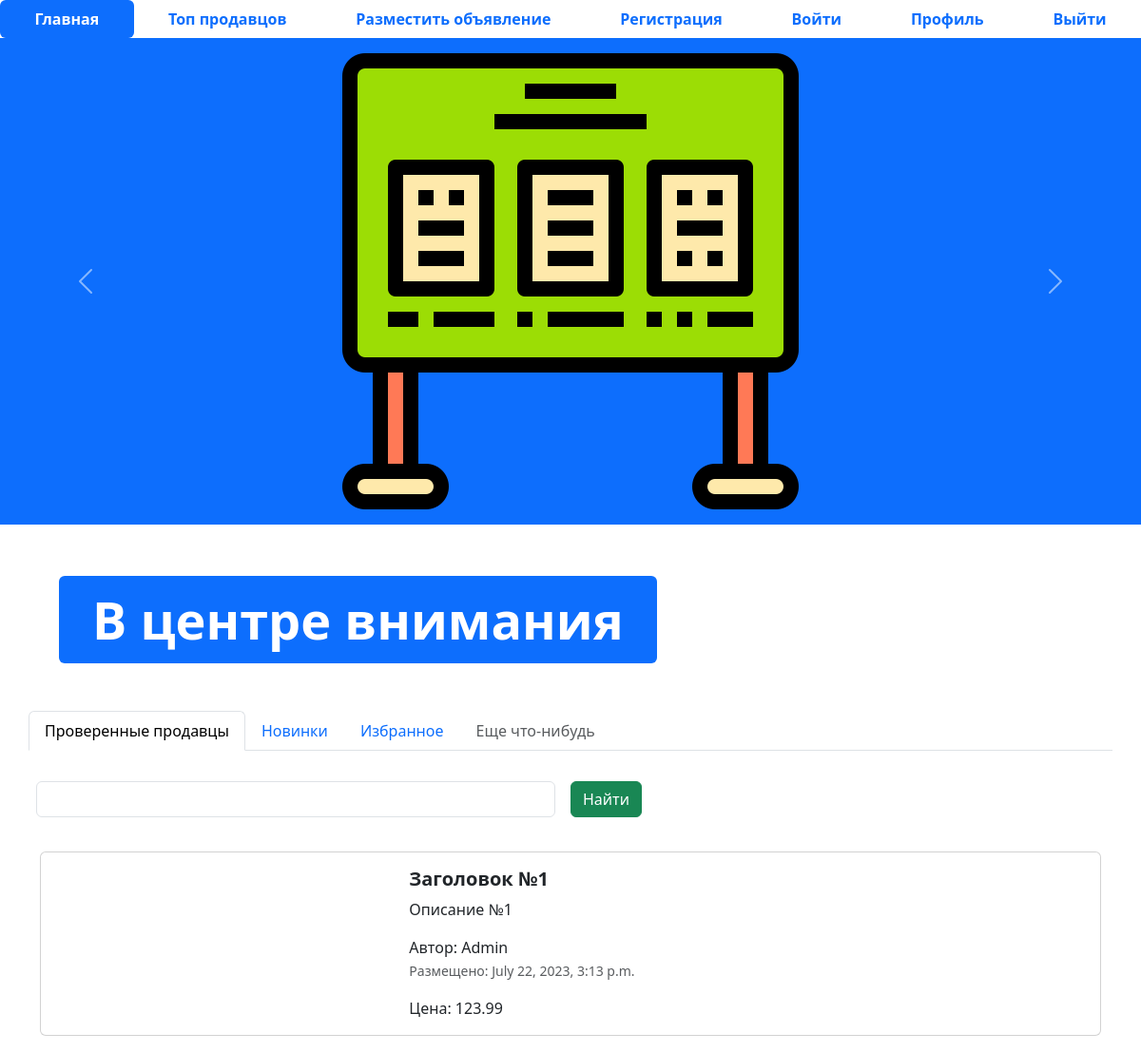
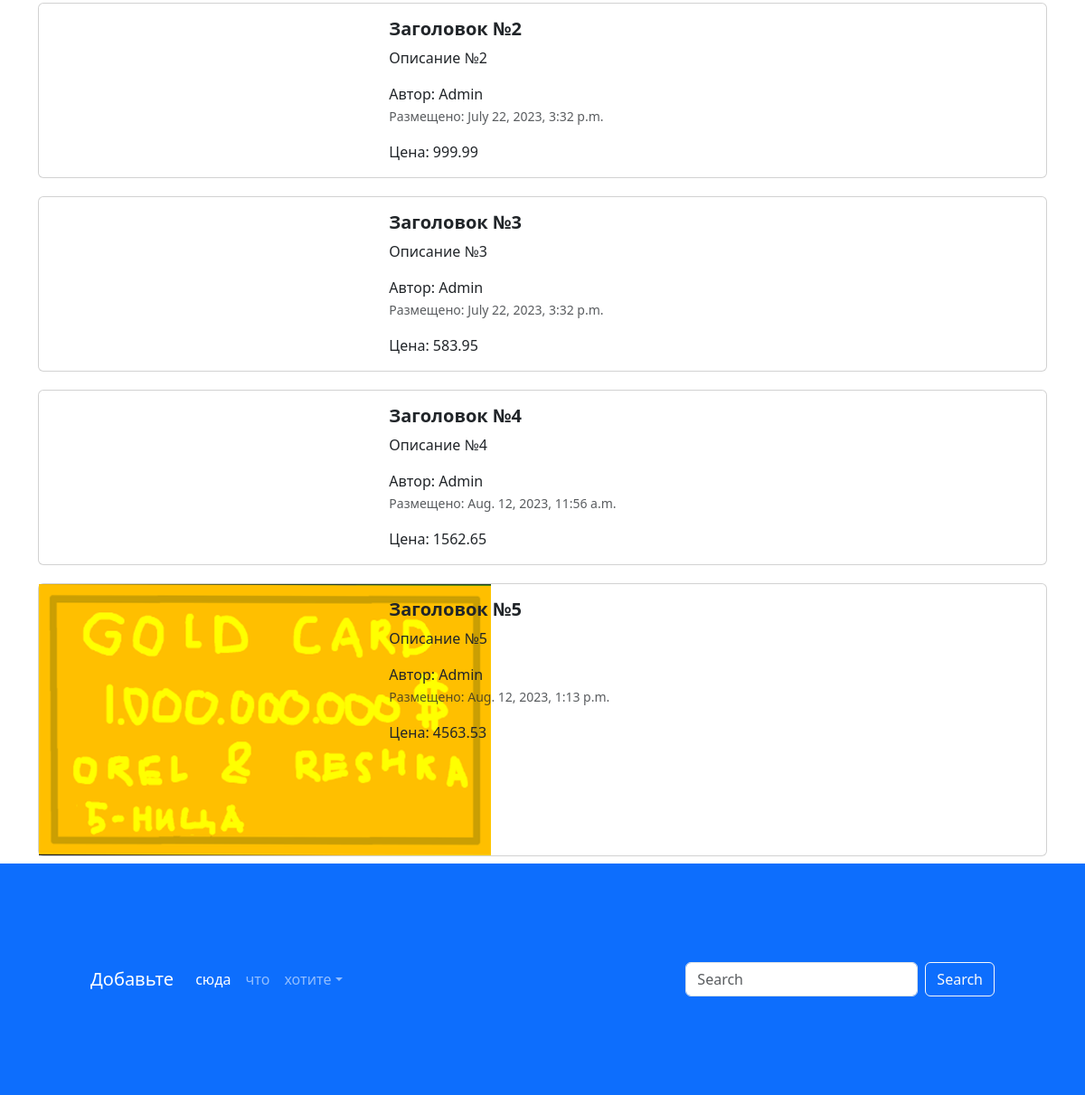
The page / on the database its author committed (2 pictures, top to bottom).
### app_advertisements81/models.py (models this page shows, shortened)
class Advertisements81(models.Model):
    title = models.CharField('Заголовок', max_length=128)# максимум 128 символов
    description = models.TextField('Описание')
    price = models.DecimalField('Цена', max_digits=10, decimal_places=2)
    auction = models.BooleanField('Торг', help_text='Отметьте возможен ли торг')
    bu = models.BooleanField('б/у', default=False,help_text='Был ли товар в бывшем использовании')
    created_time = models.DateTimeField(auto_now_add= True) # при создании (1 раз)
    updated_time = models.DateTimeField(auto_now= True) # при изменении (много раз)
    user = models.ForeignKey(User, verbose_name='Пользователь', on_delete=models.CASCADE)
    image = models.ImageField('Изображение', upload_to='advertisements/')
    class Meta:
        db_table = 'advertisements'

### app_advertisements81/views.py (the view)
# urls.py: path('', index, name='main-page'),
def index(request):
    advertisements = Advertisements81.objects.all()
    context = {'advertisements':advertisements}
    return render(request, 'index.html', context)

### templates/index.html (shortened to what this page needs)
{% extends 'base.html' %}
{% load static %}
{% block content %}
<ul class="nav nav-pills sticky-top bg-white nav-fill">
  <li class="nav-item">
    <a class="nav-link active" aria-current="page" href="{% url 'main-page' %}">
      <span style="font-weight: bold;">Главная</span>
    </a>
  </li>
  <li class="nav-item">
    <a class="nav-link" href="{% url 'top-sellers' %}"><span style="font-weight: bold;">Топ продавцов</span>
    </a>
  </li>
  <li class="nav-item">
    <a class="nav-link" href="advertisement-post.html">
      <span style="font-weight: bold;">Разместить объявление</span>
    </a>
  </li>
  <li class="nav-item">
    <a class="nav-link" href="{% url 'register' %}">
      <span style="font-weight: bold;">Регистрация</span>
    </a>
  </li>
  <li class="nav-item">
    <a class="nav-link" href="login.html">
      <span style="font-weight: bold;">Войти</span>
    </a>
  </li>
  <li class="nav-item">
    <a class="nav-link" href="profile.html">
      <span style="font-weight: bold;">Профиль</span>
    </a>
  </li>
  <li class="nav-item">
    <a class="nav-link" href="#">
      <span style="font-weight: bold;">Выйти</span>
    </a>
  </li>
</ul>
<div id="carouselExampleControls" class="carousel slide bg-primary" data-bs-ride="carousel">
  <div class="carousel-inner">
    <div class="carousel-item active">
      <img src="{% static 'img/adv.png' %}" class="mx-auto d-block w-33" alt="...">
    </div>
  </div>
  <button class="carousel-control-prev" type="button" data-bs-target="#carouselExampleControls" data-bs-slide="prev">
    <span class="carousel-control-prev-icon" aria-hidden="true"></span>
  </button>
  <button class="carousel-control-next" type="button" data-bs-target="#carouselExampleControls" data-bs-slide="next">
    <span class="carousel-control-next-icon" aria-hidden="true"></span>
  </button>
</div>
<div class="container" style="margin: 50px;">
  <div class="display-2">
    <span class="badge bg-primary">В центре внимания</span>
  </div>
</div>
<div class="container">
  <div class="row">
    <ul class="nav nav-tabs bg-white">
      <li class="nav-item">
        <a class="nav-link active" aria-current="page" href="#">Проверенные продавцы</a>
      </li>
      <li class="nav-item">
        <a class="nav-link" href="#">Новинки</a>
      </li>
      <li class="nav-item">
        <a class="nav-link" href="#">Избранное</a>
      </li>
      <li class="nav-item">
        <a class="nav-link disabled" href="#" tabindex="-1" aria-disabled="true">Еще что-нибудь</a>
      </li>
    </ul>
    <form class="row g-3">
      <div class="col-auto w-50">
        <input type="text" class="form-control">
      </div>
      <div class="col-auto">
        <button type="submit" class="btn btn-success mb-3">Найти</button>
      </div>
    </form>
  </div>
  {% for adv in advertisements %}
  <div class="col">
    <div class="card mb-2" style="max-width: 1200px; margin-top: 20px;">
      <div class="row g-0">
        <div class="col-md-4">
          <a href="advertisement.html" class="nav-link">
            <img src="{% if adv.image %} {{ adv.image.url }} {% endif %}">
          </a>
        </div>
        <div class="col-md-8">
          <div class="card-body">
            <h5 class="card-title">
              <a href="advertisement.html" class="nav-link"><strong>{{ adv.title }}</strong></a>
            </h5>
            <a href="advertisement.html" class="nav-link">
              <p class="card-text">
                {{ adv.description }}
              </p>
              <span>Автор: {{ adv.user }}</span>
              <p class="card-text"><small class="text-muted">Размещено: {{ adv.created_time }}</small></p>
              <span>Цена: {{ adv.price }}</span>
            </a>
          </div>
        </div>
      </div>
    </div>
  </div>
  {% endfor %}
</div>
<footer style="padding: 100px;" class="bg-primary">
  <nav class="navbar navbar-expand-sm navbar-dark">
    <a class="navbar-brand" href="#">Добавьте</a>
    <div class="collapse navbar-collapse" id="collapsibleNavId">
      <ul class="navbar-nav me-auto mt-2 mt-lg-0">
        <li class="nav-item">
          <a class="nav-link active" href="#" aria-current="page">сюда</a>
        </li>
        <li class="nav-item">
          <a class="nav-link" href="#">что</a>
        </li>
        <li class="nav-item dropdown">
          <a class="nav-link dropdown-toggle" href="#" id="dropdownId" data-bs-toggle="dropdown" aria-haspopup="true"
             aria-expanded="false">хотите</a>
        </li>
      </ul>
      <form class="d-flex my-2 my-lg-0">
        <input class="form-control me-sm-2" type="text" placeholder="Search">
        <button class="btn btn-outline-light my-2 my-sm-0" type="submit">Search</button>
      </form>
    </div>
  </nav>
</footer>
{% endblock %}

### templates/base.html (shortened to what this page needs)
{% load static %}
<!DOCTYPE html>
<html lang="en">
<head>
  <link href="{% static 'css/bootstrap.min.css' %}" rel="stylesheet">
  <link rel="stylesheet" href="{% static 'css/fontello.css' %}">
</head>
<body>
{% block content %}
{% endblock %}
</body>
</html>

### rows shown on the page
Advertisements81: title "Заголовок №1", description "Описание №1", user "Admin", created_time "July 22, 2023, 3:13 p.m.", price "123.99"
Advertisements81: title "Заголовок №2", description "Описание №2", user "Admin", created_time "July 22, 2023, 3:32 p.m.", price "999.99"
Advertisements81: title "Заголовок №3", description "Описание №3", user "Admin", created_time "July 22, 2023, 3:32 p.m.", price "583.95"
Advertisements81: title "Заголовок №4", description "Описание №4", user "Admin", created_time "Aug. 12, 2023, 11:56 a.m.", price "1562.65"
Advertisements81: image (picture), title "Заголовок №5", description "Описание №5", user "Admin", created_time "Aug. 12, 2023, 1:13 p.m.", price "4563.53"
